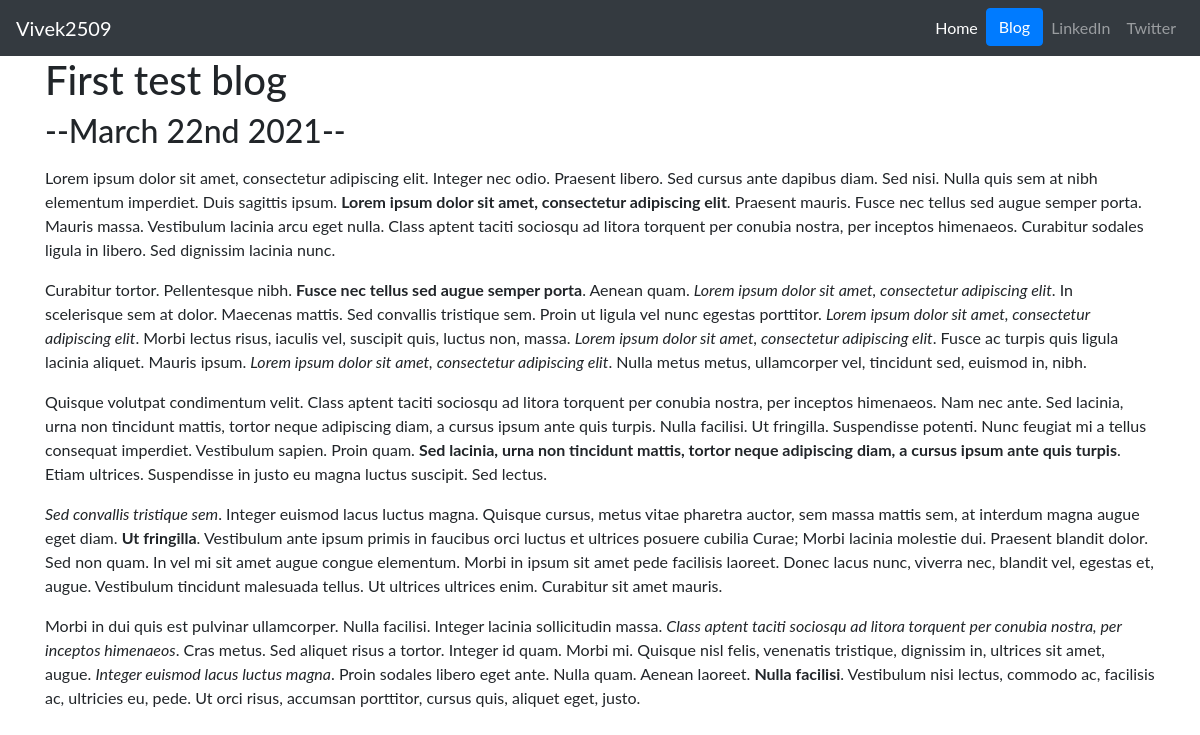
The app's page /blog/2/ with its own data.
### blog/models.py (models this page shows, shortened)
class Blog(models.Model):
    title = models.CharField(max_length=200)
    description = models.TextField()
    date = models.DateField()

### blog/views.py (the view)
# urls.py: path('<int:blog_id>/', views.detail, name='detail')
def detail(request, blog_id):
    blog = get_object_or_404(Blog, pk=blog_id)
    return render(request, 'blog/detail.html', {'blog': blog})

### blog/templates/blog/detail.html
{% extends 'projects/base.html' %} {% block content %} {% load static %}
<div class="container">
  <h1>{{blog.title}}</h1>
  <h2>--{{blog.date|date:'F jS Y'}}--</h2>
  <p>{{blog.description|safe}}</p>
</div>
{% endblock %}

### projects/static/projects/custom.css (style rules this page uses)
body { font-family: 'Lato', sans-serif; }

### records on screen
Blog: title "First test blog", date "March 22nd 2021", description "Lorem ipsum dolor sit amet, consectetur adipiscing elit. Integer nec odio. Praesent libero. Sed cursus ante dapibus diam. Sed nisi. Nulla quis sem at nibh elementum imperdiet. Duis sagittis ipsum. Lorem ipsum dolor sit amet, consectetur adipiscing elit . Praesent mauris. Fusce nec tellus sed augue semper porta. Mauris massa. Vestibulum lacinia arcu eget nulla. Class aptent taciti sociosqu ad litora torquent per conubia nostra, per inceptos himenaeos. Curabitur sodales ligula in libero. Sed dignissim lacinia nunc. Curabitur tortor. Pellentesque nibh. Fusce nec tellus sed augue semper porta . Aenean quam. Lorem ipsum dolor sit amet, consectetur adipiscing elit . In scelerisque sem at dolor.…"
